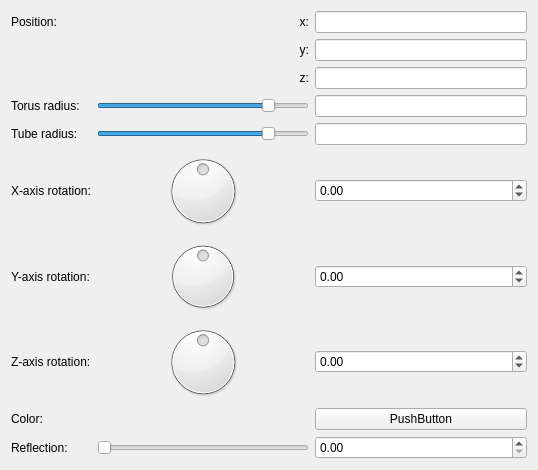
<?xml version="1.0" encoding="UTF-8"?>
<ui version="4.0">
 <class>Form</class>
 <widget class="QWidget" name="Form">
  <property name="geometry">
   <rect>
    <x>0</x>
    <y>0</y>
    <width>538</width>
    <height>470</height>
   </rect>
  </property>
  <property name="windowTitle">
   <string>Form</string>
  </property>
  <layout class="QVBoxLayout" name="verticalLayout">
   <item>
    <layout class="QGridLayout" name="gridLayout">
     <item row="1" column="2">
      <widget class="MyLineEdit" name="vect3_position_y"/>
     </item>
     <item row="7" column="1">
      <widget class="QDial" name="dial3_rotation_z">
       <property name="minimum">
        <number>-18000</number>
       </property>
       <property name="maximum">
        <number>18000</number>
       </property>
       <property name="wrapping">
        <bool>true</bool>
       </property>
      </widget>
     </item>
     <item row="7" column="2">
      <widget class="MyDoubleSpinBox" name="spinboxd3_rotation_z">
       <property name="prefix">
        <string/>
       </property>
       <property name="suffix">
        <string/>
       </property>
       <property name="decimals">
        <number>2</number>
       </property>
       <property name="minimum">
        <double>-36000.000000000000000</double>
       </property>
       <property name="maximum">
        <double>36000.000000000000000</double>
       </property>
       <property name="singleStep">
        <double>0.100000000000000</double>
       </property>
      </widget>
     </item>
     <item row="8" column="0">
      <widget class="QLabel" name="label_18">
       <property name="text">
        <string>Color:</string>
       </property>
      </widget>
     </item>
     <item row="0" column="2">
      <widget class="MyLineEdit" name="vect3_position_x"/>
     </item>
     <item row="7" column="0">
      <widget class="QLabel" name="label_15">
       <property name="text">
        <string>Z-axis rotation:</string>
       </property>
      </widget>
     </item>
     <item row="5" column="0">
      <widget class="QLabel" name="label_8">
       <property name="text">
        <string>X-axis rotation:</string>
       </property>
      </widget>
     </item>
     <item row="0" column="0">
      <widget class="QLabel" name="label_10">
       <property name="text">
        <string>Position:</string>
       </property>
      </widget>
     </item>
     <item row="6" column="1">
      <widget class="QDial" name="dial3_rotation_y">
       <property name="minimum">
        <number>-18000</number>
       </property>
       <property name="maximum">
        <number>18000</number>
       </property>
       <property name="wrapping">
        <bool>true</bool>
       </property>
      </widget>
     </item>
     <item row="3" column="0">
      <widget class="QLabel" name="label_14">
       <property name="text">
        <string>Torus radius:</string>
       </property>
      </widget>
     </item>
     <item row="6" column="0">
      <widget class="QLabel" name="label_9">
       <property name="text">
        <string>Y-axis rotation:</string>
       </property>
      </widget>
     </item>
     <item row="3" column="1">
      <widget class="QSlider" name="logslider_radius">
       <property name="sizePolicy">
        <sizepolicy hsizetype="Expanding" vsizetype="Fixed">
         <horstretch>0</horstretch>
         <verstretch>0</verstretch>
        </sizepolicy>
       </property>
       <property name="sizeIncrement">
        <size>
         <width>0</width>
         <height>0</height>
        </size>
       </property>
       <property name="minimum">
        <number>-1500</number>
       </property>
       <property name="maximum">
        <number>300</number>
       </property>
       <property name="orientation">
        <enum>Qt::Horizontal</enum>
       </property>
      </widget>
     </item>
     <item row="2" column="1">
      <widget class="QLabel" name="label_13">
       <property name="text">
        <string>z:</string>
       </property>
       <property name="alignment">
        <set>Qt::AlignRight|Qt::AlignTrailing|Qt::AlignVCenter</set>
       </property>
      </widget>
     </item>
     <item row="9" column="1">
      <widget class="QSlider" name="slider_reflection">
       <property name="minimum">
        <number>0</number>
       </property>
       <property name="maximum">
        <number>100</number>
       </property>
       <property name="singleStep">
        <number>1</number>
       </property>
       <property name="orientation">
        <enum>Qt::Horizontal</enum>
       </property>
      </widget>
     </item>
     <item row="9" column="0">
      <widget class="QLabel" name="label_19">
       <property name="text">
        <string>Reflection:</string>
       </property>
      </widget>
     </item>
     <item row="9" column="2">
      <widget class="MyDoubleSpinBox" name="spinbox_reflection">
       <property name="prefix">
        <string/>
       </property>
       <property name="suffix">
        <string/>
       </property>
       <property name="decimals">
        <number>2</number>
       </property>
       <property name="minimum">
        <double>0.000000000000000</double>
       </property>
       <property name="maximum">
        <double>1.000000000000000</double>
       </property>
       <property name="singleStep">
        <double>0.100000000000000</double>
       </property>
      </widget>
     </item>
     <item row="3" column="2">
      <widget class="MyLineEdit" name="logedit_radius">
       <property name="sizePolicy">
        <sizepolicy hsizetype="Expanding" vsizetype="Fixed">
         <horstretch>0</horstretch>
         <verstretch>0</verstretch>
        </sizepolicy>
       </property>
      </widget>
     </item>
     <item row="4" column="0">
      <widget class="QLabel" name="label_16">
       <property name="text">
        <string>Tube radius:</string>
       </property>
      </widget>
     </item>
     <item row="5" column="2">
      <widget class="MyDoubleSpinBox" name="spinboxd3_rotation_x">
       <property name="prefix">
        <string/>
       </property>
       <property name="suffix">
        <string/>
       </property>
       <property name="decimals">
        <number>2</number>
       </property>
       <property name="minimum">
        <double>-36000.000000000000000</double>
       </property>
       <property name="maximum">
        <double>36000.000000000000000</double>
       </property>
       <property name="singleStep">
        <double>0.100000000000000</double>
       </property>
      </widget>
     </item>
     <item row="5" column="1">
      <widget class="QDial" name="dial3_rotation_x">
       <property name="minimum">
        <number>-18000</number>
       </property>
       <property name="maximum">
        <number>18000</number>
       </property>
       <property name="wrapping">
        <bool>true</bool>
       </property>
      </widget>
     </item>
     <item row="8" column="2">
      <widget class="QPushButton" name="colorButton_color">
       <property name="text">
        <string>PushButton</string>
       </property>
      </widget>
     </item>
     <item row="0" column="1">
      <widget class="QLabel" name="label_11">
       <property name="text">
        <string>x:</string>
       </property>
       <property name="alignment">
        <set>Qt::AlignRight|Qt::AlignTrailing|Qt::AlignVCenter</set>
       </property>
      </widget>
     </item>
     <item row="2" column="2">
      <widget class="MyLineEdit" name="vect3_position_z"/>
     </item>
     <item row="1" column="1">
      <widget class="QLabel" name="label_12">
       <property name="text">
        <string>y:</string>
       </property>
       <property name="alignment">
        <set>Qt::AlignRight|Qt::AlignTrailing|Qt::AlignVCenter</set>
       </property>
      </widget>
     </item>
     <item row="6" column="2">
      <widget class="MyDoubleSpinBox" name="spinboxd3_rotation_y">
       <property name="prefix">
        <string/>
       </property>
       <property name="suffix">
        <string/>
       </property>
       <property name="decimals">
        <number>2</number>
       </property>
       <property name="minimum">
        <double>-36000.000000000000000</double>
       </property>
       <property name="maximum">
        <double>36000.000000000000000</double>
       </property>
       <property name="singleStep">
        <double>0.100000000000000</double>
       </property>
      </widget>
     </item>
     <item row="4" column="2">
      <widget class="MyLineEdit" name="logedit_tube_radius">
       <property name="sizePolicy">
        <sizepolicy hsizetype="Expanding" vsizetype="Fixed">
         <horstretch>0</horstretch>
         <verstretch>0</verstretch>
        </sizepolicy>
       </property>
      </widget>
     </item>
     <item row="4" column="1">
      <widget class="QSlider" name="logslider_tube_radius">
       <property name="sizePolicy">
        <sizepolicy hsizetype="Expanding" vsizetype="Fixed">
         <horstretch>0</horstretch>
         <verstretch>0</verstretch>
        </sizepolicy>
       </property>
       <property name="sizeIncrement">
        <size>
         <width>0</width>
         <height>0</height>
        </size>
       </property>
       <property name="minimum">
        <number>-1500</number>
       </property>
       <property name="maximum">
        <number>300</number>
       </property>
       <property name="orientation">
        <enum>Qt::Horizontal</enum>
       </property>
      </widget>
     </item>
    </layout>
   </item>
   <item>
    <spacer name="verticalSpacer">
     <property name="orientation">
      <enum>Qt::Vertical</enum>
     </property>
     <property name="sizeHint" stdset="0">
      <size>
       <width>20</width>
       <height>40</height>
      </size>
     </property>
    </spacer>
   </item>
  </layout>
 </widget>
 <customwidgets>
  <customwidget>
   <class>MyLineEdit</class>
   <extends>QLineEdit</extends>
   <header>mylineedit.h</header>
  </customwidget>
  <customwidget>
   <class>MyDoubleSpinBox</class>
   <extends>QDoubleSpinBox</extends>
   <header>mydoublespinbox.h</header>
  </customwidget>
 </customwidgets>
 <resources/>
 <connections/>
</ui>
